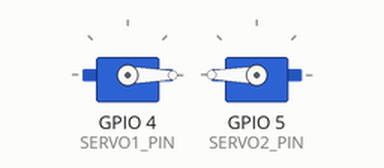
Recording of a sketch running on a simulated ESP32. On the bench: 2 × servo.

Above: at 0.05 s.
At 1.5 s:
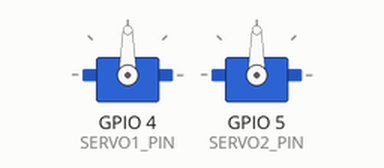
At 3.0 s:
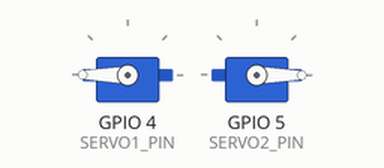
Timing chart, 0 to 6.9 s (numbered marks = the images above):
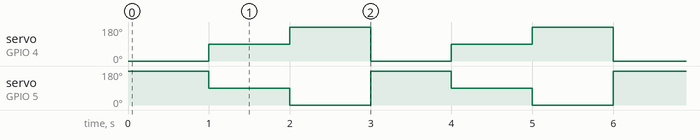

Measured:
- by itself, servo on GPIO 4 (SERVO1_PIN): repeats every 3.0 s: 180° 1.0 s, 0° 1.0 s, 90° 1.0 s
- by itself, servo on GPIO 5 (SERVO2_PIN): repeats every 3.0 s: 0° 1.0 s, 180° 1.0 s, 90° 1.0 s

The sketch:

code_for_two_servos.ino
```cpp
#include <ESP32Servo.h>

#define SERVO1_PIN 4  // First servo on GPIO 4
#define SERVO2_PIN 5  // Second servo on GPIO 5

Servo servo1;  // Create first Servo object
Servo servo2;  // Create second Servo object

void setup() {
    servo1.attach(SERVO1_PIN);  // Attach first servo
    servo2.attach(SERVO2_PIN);  // Attach second servo
}

void loop() {
    servo1.write(0);   // Move first servo to 0°
    servo2.write(180); // Move second servo to 180°
    delay(1000);

    servo1.write(90);  // Move first servo to 90°
    servo2.write(90);  // Move second servo to 90°
    delay(1000);

    servo1.write(180); // Move first servo to 180°
    servo2.write(0);   // Move second servo to 0°
    delay(1000);
}
```
